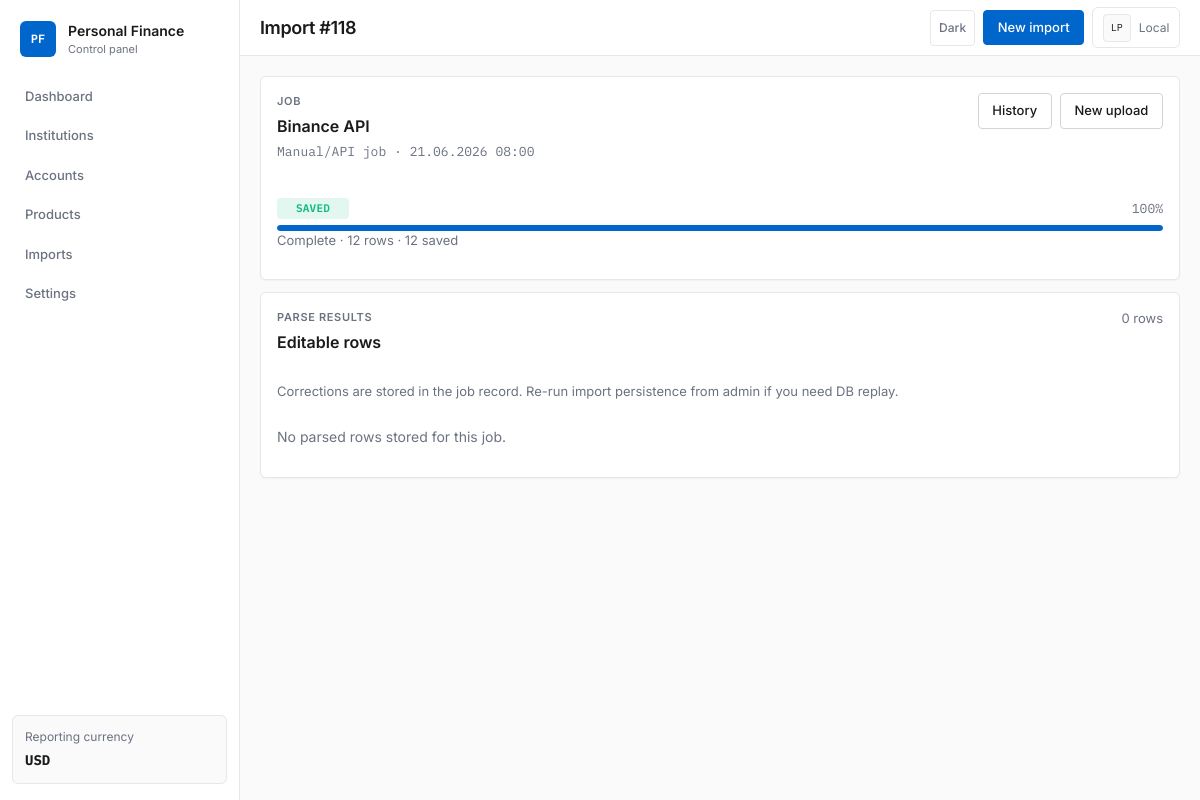
Page /imports/jobs/118/ on the committed database.
### apps/imports/models.py (models this page shows, shortened)
class ImportJob(TimeStampedModel):
	class Status(models.TextChoices):
		PENDING = 'pending', 'Pending'
		PARSING = 'parsing', 'Parsing'
		VALIDATED = 'validated', 'Validated'
		SAVED = 'saved', 'Saved'
		FAILED = 'failed', 'Failed'
	source = models.ForeignKey(ImportSource, on_delete=models.CASCADE, related_name='jobs')
	institution = models.ForeignKey('institutions.FinancialInstitution', null=True, blank=True, on_delete=models.SET_NULL, related_name='import_jobs')
	status = models.CharField(max_length=16, choices=Status.choices, default=Status.PENDING)
	file_type = models.CharField(max_length=16, blank=True)
	parser_name = models.CharField(max_length=128, blank=True)
	original_filename = models.CharField(max_length=255, blank=True)
	idempotency_key = models.CharField(max_length=128)
	rows_detected = models.PositiveIntegerField(default=0)
	records_created = models.PositiveIntegerField(default=0)
	details = models.JSONField(default=dict, blank=True)
	error_message = models.TextField(blank=True)
	started_at = models.DateTimeField(null=True, blank=True)
	finished_at = models.DateTimeField(null=True, blank=True)
	class Meta:
		ordering = ['-created_at']
		constraints = [
			models.UniqueConstraint(fields=['source', 'idempotency_key'], name='unique_import_job_per_source_key'),
		]
	def display_activity_at(self):
		annotated = getattr(self, 'last_activity_at', None)
		if annotated is not None:
			return annotated
		return self.finished_at or self.updated_at or self.created_at

class ImportSource(TimeStampedModel):
	class SourceType(models.TextChoices):
		API = 'api', 'API'
		PDF = 'pdf', 'PDF'
		XLS = 'xls', 'XLS/XLSX'
		MANUAL = 'manual', 'Manual'
	institution = models.ForeignKey('institutions.FinancialInstitution', null=True, blank=True, on_delete=models.CASCADE, related_name='import_sources')
	name = models.CharField(max_length=255)
	code = models.CharField(max_length=64, unique=True)
	source_type = models.CharField(max_length=16, choices=SourceType.choices, default=SourceType.MANUAL)
	config = models.JSONField(default=dict, blank=True)
	is_active = models.BooleanField(default=True)
	class Meta:
		ordering = ['name']

### apps/imports/views.py (the view)
# urls.py: path('jobs/<int:pk>/', views.import_job_detail, name='detail'),
def import_job_detail(request, pk):
    job = get_object_or_404(ImportJob.objects.select_related('source', 'institution'), pk=pk)
    editable_records = get_editable_records(job)
    context = {
        'job': job,
        'progress': job_progress(job),
        'editable_records': editable_records,
        'record_fields': (job.details or {}).get('record_fields') or infer_record_fields(editable_records),
        'warnings': (job.details or {}).get('warnings', []),
        'metadata': (job.details or {}).get('metadata', {}),
    }
    return render(request, 'imports/detail.html', context)

### apps/common/dates.py (called while the page is built)
def format_display_datetime(value: date | datetime | None) -> str:
	if value is None:
		return ''
	if isinstance(value, datetime):
		if timezone.is_aware(value):
			value = timezone.localtime(value)
		return value.strftime(DATETIME_DISPLAY_FORMAT)
	if isinstance(value, date):
		return value.strftime(DATE_DISPLAY_FORMAT)
	return str(value)

### apps/core/context_processors.py (called while the page is built)
def project_settings(request):
    return {
        'project_name': 'Personal Finance',
        'reporting_base_currency': settings.REPORTING_BASE_CURRENCY,
    }

### apps/core/templatetags/pf_extras.py (called while the page is built)
@register.filter
def display_datetime(value):
	return format_display_datetime(value)

### apps/imports/services/details.py (called while the page is built, shortened)
def get_editable_records(job) -> list[dict]:
    details = job.details or {}
    if details.get('editable_records'):
        return details['editable_records']
    return details.get('records', [])

def infer_record_fields(records: list[dict]) -> list[str]:
    if not records:
        return []

### apps/imports/services/progress.py (called while the page is built)
def job_progress(job: ImportJob) -> dict:
    percent, label = STATUS_PROGRESS.get(job.status, (0, job.get_status_display()))
    return {
        'percent': percent,
        'label': label,
        'status': job.status,
        'status_display': job.get_status_display(),
        'is_terminal': job.status in TERMINAL_STATUSES,
        'error_message': job.error_message,
        'rows_detected': job.rows_detected,
        'records_created': job.records_created,
    }

### templates/imports/detail.html (shortened to what this page needs)
{% extends 'core/base.html' %}
{% load pf_extras %}
{% block page_title %}Import #{{ job.pk }}{% endblock %}
{% block content %}
<section class="stack-lg">
    <article class="panel stack-md">
        <div class="panel-header">
            <div>
                <p class="eyebrow">Job</p>
                <h2>{{ job.source.name }}</h2>
                <p class="muted font-mono">{{ job.original_filename|default:'Manual/API job' }} · {{ job.display_activity_at|display_datetime }}</p>
            </div>
            <div class="form-actions">
                <a class="button button-secondary" href="{% url 'imports:history' %}">History</a>
                <a class="button button-secondary" href="{% url 'imports:upload' %}">New upload</a>
            </div>
        </div>
        {% include 'imports/partials/job_progress.html' %}
    </article>
    <article class="panel stack-md">
        <div class="panel-header">
            <div>
                <p class="eyebrow">Parse results</p>
                <h2>Editable rows</h2>
            </div>
            <span class="muted">{{ editable_records|length }} rows</span>
        </div>
        <p class="muted">Corrections are stored in the job record. Re-run import persistence from admin if you need DB replay.</p>
        {% if editable_records %}
            <div class="table-wrap">
                <table class="data-table parse-results-table">
                    <thead>
                        <tr>
                            <th>#</th>
                            {% for field in record_fields %}
                                <th>{{ field }}</th>
                            {% endfor %}
                        </tr>
                    </thead>
                    <tbody id="parse-results-body">
                        {% for record in editable_records %}
                            {% include 'imports/partials/parse_record_row.html' with row_index=forloop.counter0 record=record job=job record_fields=record_fields %}
                        {% endfor %}
                    </tbody>
                </table>
            </div>
        {% else %}
            <p class="empty-state">No parsed rows stored for this job.</p>
        {% endif %}
    </article>
</section>
{% endblock %}

### templates/imports/partials/job_progress.html (shortened to what this page needs)
<div id="job-progress-{{ job.pk }}">
    <div class="progress-header">
        <span class="status-chip status-{{ job.status }}">{{ progress.status_display }}</span>
        <span class="muted font-mono">{{ progress.percent }}%</span>
    </div>
    <div class="progress-track" role="progressbar" aria-valuenow="{{ progress.percent }}" aria-valuemin="0" aria-valuemax="100">
        <div class="progress-bar{% if job.status == 'failed' %} progress-bar--danger{% endif %}" style="width: {{ progress.percent }}%"></div>
    </div>
    <p class="muted">{{ progress.label }}{% if progress.rows_detected %} · {{ progress.rows_detected }} rows{% endif %}{% if progress.records_created %} · {{ progress.records_created }} saved{% endif %}</p>
</div>

### static/css/app.css (style rules this page uses)
:root { --font-ui: 'Inter', system-ui, -apple-system, 'Segoe UI', sans-serif; --font-mono: 'IBM Plex Mono', 'Consolas', monospace; --bg: #fafafa; --surface: #ffffff; --border: #e5e7eb; --border-strong: #d1d5db; --text: #1a1a1a; --text-secondary: #6b7280; --text-muted: #9ca3af; --accent: #0066cc; --accent-hover: #0052a3; --accent-soft: rgba(0, 102, 204, 0.08); --success: #10b981; --success-soft: rgba(16, 185, 129, 0.12); --warning: #f59e0b; --warning-soft: rgba(245, 158, 11, 0.12); --danger: #ef4444; --danger-soft: rgba(239, 68, 68, 0.12); --sidebar-width: 240px; --topbar-height: 56px; --radius-sm: 4px; --radius: 6px; --shadow-sm: 0 1px 2px rgba(0, 0, 0, 0.04); --grid-gap: 12px; --content-padding: 20px; --institution-logo-bg: #f3f4f6; }
*, *::before, *::after { box-sizing: border-box; }
html { -webkit-font-smoothing: antialiased; }
body { margin: 0; font-family: var(--font-ui); font-size: 14px; line-height: 1.5; background: var(--bg); color: var(--text); }
.font-mono, .metric-value, .num, th.text-right, td.text-right, .status-chip, .sidebar-note strong, .hero-value, table.data-table td:first-child.font-mono { font-family: var(--font-mono); font-variant-numeric: tabular-nums; }
a { color: var(--accent); text-decoration: none; }
p, h1, h2, h3 { margin-top: 0; }
h2 { font-size: 1rem; font-weight: 600; margin-bottom: 0.25rem; }
.eyebrow { font-size: 0.6875rem; font-weight: 600; letter-spacing: 0.06em; text-transform: uppercase; color: var(--text-secondary); margin-bottom: 0.25rem; }
.muted { color: var(--text-secondary); font-size: 0.8125rem; }
.empty-state { color: var(--text-secondary); font-size: 0.875rem; }
.stack-lg, .stack-md, .messages { display: grid; gap: var(--grid-gap); }
.panel, .metric-card, .note-card, .hero-card { background: var(--surface); border: 1px solid var(--border); border-radius: var(--radius); box-shadow: var(--shadow-sm); }
.panel, .note-card { padding: 1rem; }
.panel-header { display: flex; align-items: flex-start; justify-content: space-between; gap: 1rem; margin-bottom: 0.75rem; }
.panel-header a { font-size: 0.8125rem; white-space: nowrap; }
.button { display: inline-flex; align-items: center; justify-content: center; gap: 0.35rem; padding: 0.45rem 0.85rem; border-radius: var(--radius-sm); border: 1px solid var(--accent); background: var(--accent); color: #fff; font-size: 0.8125rem; font-weight: 500; width: auto; text-decoration: none; }
.button-secondary { background: var(--surface); color: var(--text); border-color: var(--border-strong); }
.form-actions { display: flex; flex-wrap: wrap; gap: 0.5rem; }
.progress-track { height: 6px; border-radius: 3px; background: var(--border); overflow: hidden; }
.progress-bar { height: 100%; background: var(--accent); border-radius: 3px; transition: width 0.2s ease; }
.progress-header { display: flex; align-items: center; justify-content: space-between; gap: 0.75rem; margin-bottom: 0.35rem; }
.status-chip { display: inline-flex; align-items: center; justify-content: center; min-width: 72px; padding: 0.15rem 0.45rem; border-radius: var(--radius-sm); font-size: 0.6875rem; font-weight: 600; letter-spacing: 0.02em; text-transform: uppercase; }
.status-saved { background: var(--success-soft); color: var(--success); }

### rows in the picture
ImportJob: pk "118", source.name "Binance API", original_filename "Manual/API job", display_activity_at|display_datetime "21.06.2026 08:00", status_display "SAVED"

### other values in the picture
{{ reporting_base_currency }} "USD"
{{ progress.percent }} "100"
{{ progress.label }} "Complete"
{{ progress.rows_detected }} "12"
{{ progress.records_created }} "12"
{{ editable_records|length }} "0"
